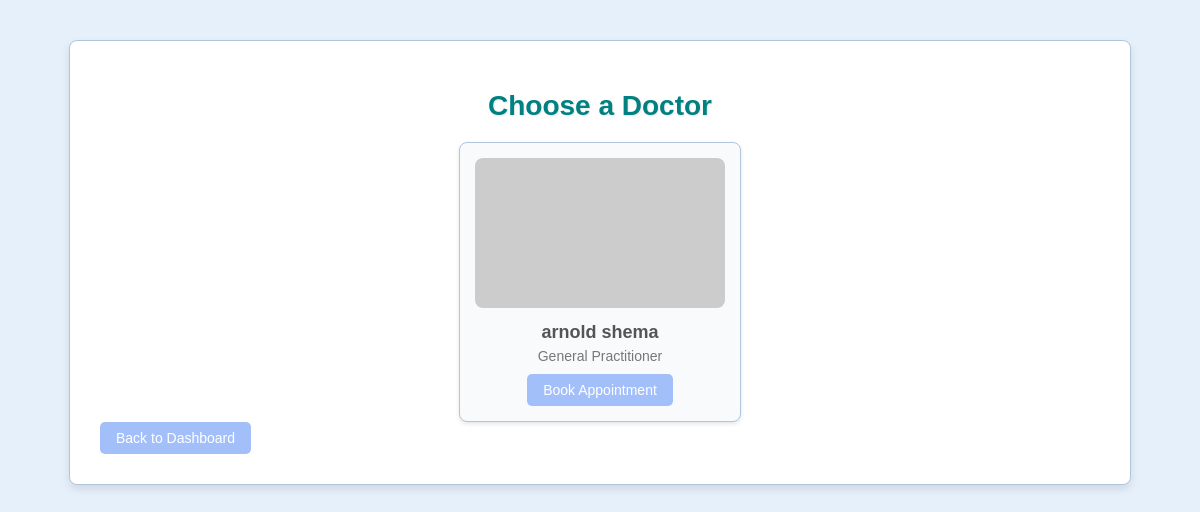
The app's page /appointment/doctors/ (signed in), older data.
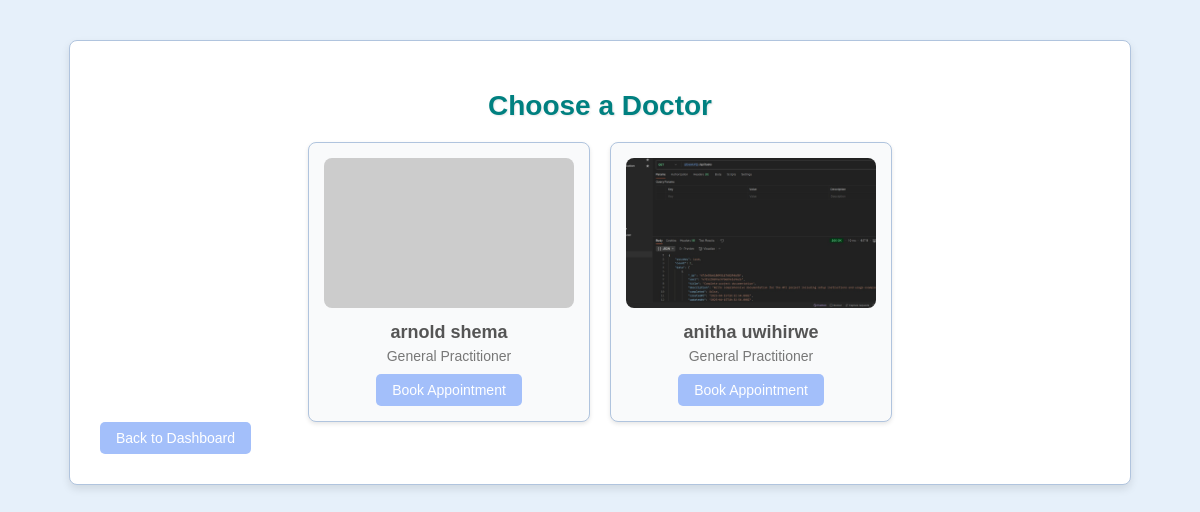
The same page, newer data.
### appointment_app/models.py (models this page shows, shortened)
class Doctor(models.Model):
    SPECIALTY_CHOICES = [
        ('general_surgery', 'General Surgery'),
        ('pediatrics', 'Pediatrics'),
        ('cardiology', 'Cardiology'),
        ('neurology', 'Neurology'),
        ('orthopedics', 'Orthopedics'),
        ('dermatology', 'Dermatology'),
        ('psychiatry', 'Psychiatry'),
        ('radiology', 'Radiology'),
        ('anesthesiology', 'Anesthesiology'),
        ('emergency_medicine', 'Emergency Medicine'),
        ('internal_medicine', 'Internal Medicine'),
        ('obstetrics_gynecology', 'Obstetrics and Gynecology'),
        ('urology', 'Urology'),
        ('gastroenterology', 'Gastroenterology'),
        ('endocrinology', 'Endocrinology'),
        ('pulmonology', 'Pulmonology'),
        ('nephrology', 'Nephrology'),
        ('rheumatology', 'Rheumatology'),
        ('infectious_diseases', 'Infectious Diseases'),
        ('ophthalmology', 'Ophthalmology'),
        ('otolaryngology', 'Otolaryngology'),
        ('plastic_surgery', 'Plastic Surgery'),
        ('pathology', 'Pathology'),
        ('family_medicine', 'Family Medicine'),
        ('sports_medicine', 'Sports Medicine'),
        ('geriatrics', 'Geriatrics'),
        ('other', 'Other')
    ]
    user = models.OneToOneField(
        User,
        on_delete=models.CASCADE,
        related_name='doctor_profile'
    )
    specialty = models.CharField(
        max_length=100,
        choices=SPECIALTY_CHOICES,
        help_text="The medical specialty of the doctor.",
        default='general_surgery'
    )
    license_number = models.CharField(max_length=50, unique=True)
    qualification = models.TextField(blank=True, null=True)
    experience_years = models.IntegerField(
        validators=[MinValueValidator(0)],
        default=0
    )
    hospital_affiliation = models.CharField(max_length=255, blank=True, null=True)
    profile_image = models.ImageField(
        upload_to='doctor_images/',
        null=True,
        blank=True
    )
    class Meta:
        db_table = 'doctors'
        verbose_name = 'Doctor'
        verbose_name_plural = 'Doctors'

### auth_application/models.py (models this page shows, shortened)
class User(AbstractBaseUser, PermissionsMixin):
    email = models.EmailField(unique=True)
    first_name = models.CharField(max_length=50)
    last_name = models.CharField(max_length=50)
    phone = models.CharField(max_length=20, blank=True, null=True)
    role = models.CharField(
        max_length=20,
        choices=[
            ('patient', 'Patient'),
            ('doctor', 'Doctor'),
            ('admin', 'Admin')
        ],
        default='patient'
    )
    is_active = models.BooleanField(default=True)
    is_staff = models.BooleanField(default=False)
    created_at = models.DateTimeField(auto_now_add=True)
    updated_at = models.DateTimeField(auto_now=True)
    groups = models.ManyToManyField(
        'auth.Group',
        related_name='auth_application_user_groups',
        blank=True,
        help_text='The groups this user belongs to.',
        verbose_name='groups',
    )
    user_permissions = models.ManyToManyField(
        'auth.Permission',
        related_name='auth_application_user_permissions',
        blank=True,
        help_text='Specific permissions for this user.',
        verbose_name='user permissions',
    )
    objects = UserManager()
    USERNAME_FIELD = 'email'
    REQUIRED_FIELDS = ['first_name', 'last_name', 'role']
    class Meta:
        db_table = 'users'

### appointment_app/views.py (the view)
# urls.py: path('doctors/', views.list_doctors, name='list_doctors'),
@login_required
def list_doctors(request):
    if request.user.role != 'patient':
        messages.error(request, 'Only patients can book appointments.')
        return redirect('patient_management_app:patient_dashboard')
    doctors = Doctor.objects.all()
    return render(request, 'list_doctors.html', {'doctors': doctors})

### MediHubs/templates/auth_application/list_doctors.html (shortened to what this page needs)
<!DOCTYPE html>
<html>
<head>
</head>
<body>
    {%block doctor%}
    <div class="container">
        <h1 class="heading">Choose a Doctor</h1>
        {% if doctors %}
            <div class="doctor-list">
                {% for doctor in doctors %}
                    <div class="doctor-card">
                        {% if doctor.profile_image %}
                            <img src="{{ doctor.profile_image.url }}" alt="{{ doctor.user.first_name }} {{ doctor.user.last_name }}" class="doctor-image">
                        {% else %}
                            <img src="https://via.placeholder.com/150" alt="No Image" class="doctor-image">
                        {% endif %}
                        <div class="doctor-name">{{ doctor.user.first_name }} {{ doctor.user.last_name }}</div>
                        <div class="doctor-specialty">{{ doctor.specialty.name|default:"General Practitioner" }}</div>
                        <a href="{% url 'appointment_app:book_appointment' doctor.id %}" class="button">Book Appointment</a>
                    </div>
                {% endfor %}
            </div>
        {% else %}
            <p style="text-align: center; color: #555555;">No doctors available at the moment.</p>
        {% endif %}
                <a href="{% url 'appointment_app:dashboard' %}" class="button">Back to Dashboard</a>
    </div>
    {%endblock%}
</body>
</html>

### MediHubs/templates/auth_application/list_doctors.html (style rules this page uses)
body { font-family: 'poppins', sans-serif; margin: 0; background-color: #E6F0FA; background-image: url('https://example.com/keyboard-image.jpg'); background-size: cover; background-position: center; background-opacity: 0.2; }
.container { max-width: 1000px; margin: 40px auto; background-color: #FFFFFF; padding: 30px; border-radius: 8px; border: 1px solid #B0C4DE; box-shadow: 0 4px 8px rgba(0, 0, 0, 0.1); }
.heading { font-size: 28px; font-weight: bold; color: #008080; margin-bottom: 20px; text-shadow: 1px 1px 2px rgba(0, 0, 0, 0.1); text-align: center; }
.doctor-list { display: flex; flex-wrap: wrap; gap: 20px; justify-content: center; }
.doctor-card { background-color: #F9FAFB; border: 1px solid #B0C4DE; border-radius: 8px; width: 250px; padding: 15px; text-align: center; box-shadow: 0 2px 4px rgba(0, 0, 0, 0.1); }
.doctor-image { width: 100%; height: 150px; object-fit: cover; border-radius: 8px; margin-bottom: 10px; }
.doctor-name { font-size: 18px; font-weight: bold; color: #555555; margin-bottom: 5px; }
.doctor-specialty { font-size: 14px; color: #777777; margin-bottom: 10px; }
.button { display: inline-block; padding: 8px 16px; background-color: #A3BFFA; color: #FFFFFF; text-decoration: none; border-radius: 5px; font-size: 14px; transition: background-color 0.3s; }

Row changes from the older to the newer data that the page shows:
added Doctor: profile_image (picture), user.first_name "anitha", user.last_name "uwihirwe", specialty.name "General Practitioner"
